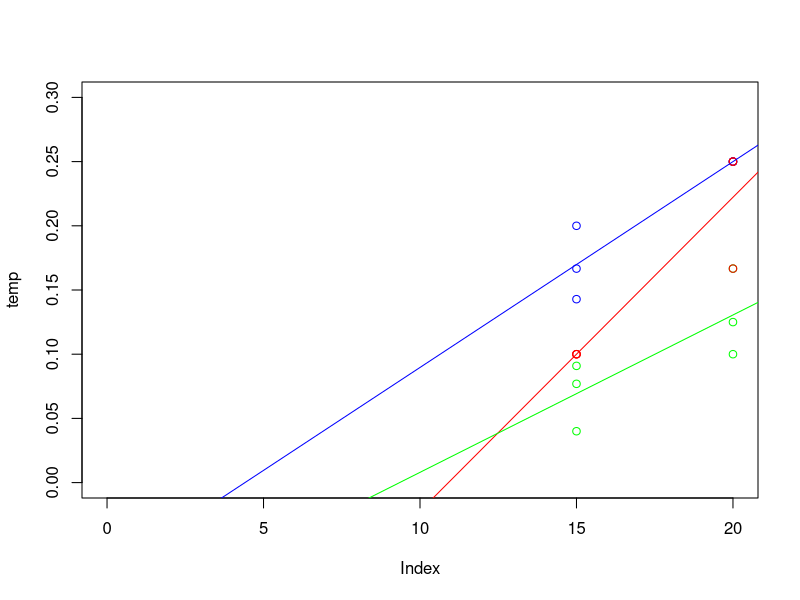
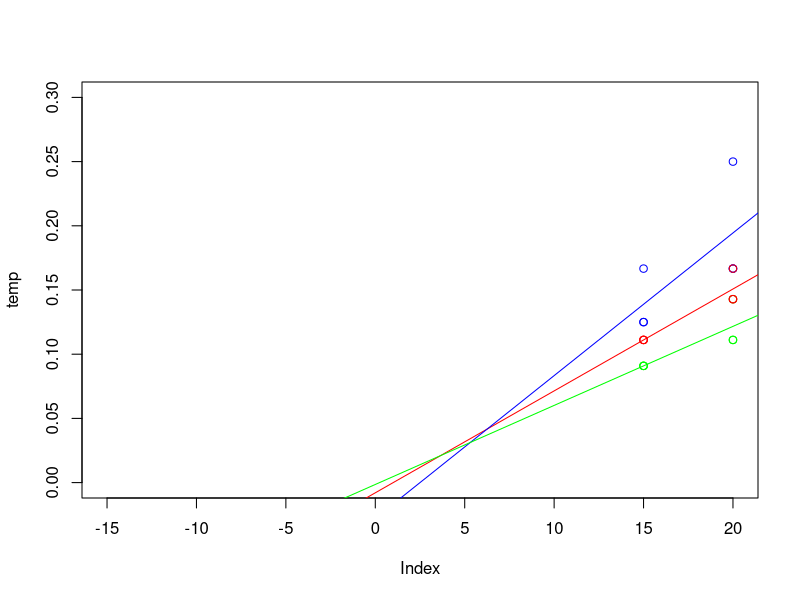

Write the R code that produced these figures, in order.
###practice calculating Tb

###these values simulate ascepias in  A
temp<-c(20,20,20,15,15,15)
t50<-c(4,4,6,10,10,10)
t75<-c(6,8,10,11,13,25)
t25<-c(4,4,4,5,6,7)


recip50<-c(1/t50)
recip75<-c(1/t75)
recip25<-c(1/t25)

plot(temp,,xlim=c(0,20),ylim=c(0,0.3))+points(temp,recip25, col="blue")+points(temp,recip75, col="green")+points(temp,recip50,col="red")+abline(lm(recip50~temp),col="red")+abline(lm(recip25~temp),col="blue")+abline(lm(recip75~temp),col="green")

a<-lm(recip25~temp)
xcept25<--(a$coef[1])/a$coef[2]

b<-lm(recip50~temp)
xcept50<--(b$coef[1])/b$coef[2]

c<-lm(recip75~temp)
xcept75<--(c$coef[1])/c$coef[2]

mean(c(xcept25,xcept50,xcept75)) #8.22

####### with more chill
temp<-c(20,20,20,15,15,15)
t25<-c(4,6,6,8,8,6)
t50<-c(6,7,7,9,9,9)
t75<-c(7,9,9,11,11,11)

recip50<-c(1/t50)
recip75<-c(1/t75)
recip25<-c(1/t25)

plot(temp,,xlim=c(-15,20),ylim=c(0,0.3))+points(temp,recip25, col="blue")+points(temp,recip75, col="green")+points(temp,recip50,col="red")+abline(lm(recip50~temp),col="red")+abline(lm(recip25~temp),col="blue")+abline(lm(recip75~temp),col="green")

a<-lm(recip25~temp)
xcept25<--(a$coef[1])/a$coef[2]

b<-lm(recip50~temp)
xcept50<--(b$coef[1])/b$coef[2]

c<-lm(recip75~temp)
xcept75<--(c$coef[1])/c$coef[2]

mean(c(xcept25,xcept50,xcept75)) #1.244

Tb<-c(8.22,1.244)
chilling<-c(14,28)
lm(Tb~chilling)

#(Intercept)     chilling  
#15.1960      -0.4983 


######


